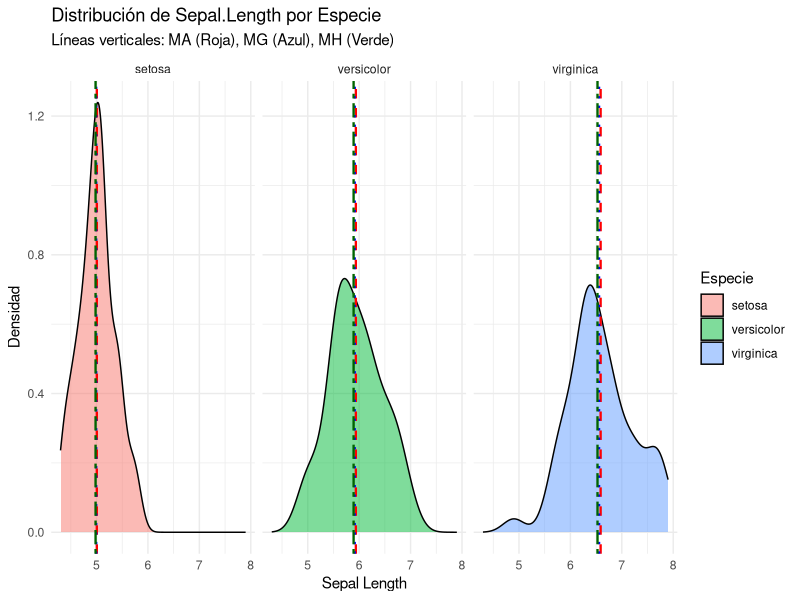

This figure's R source:
## ---- chunk 1
#√2-1,0110101dos, usando como √2 = 1,41421356237309
sec2_a<-c(1)
sec2_b<-c(0,1,1,0,1,0,1)
n2_a<-length(sec2_a)
n2_b<-length(sec2_b)
resultado2_a<-0
resultado2_b<-0
resultado2<-0
for(i in 1:n2_a){
  resultado2_a <- resultado2_a + sec2_a[i]*2^(n2_a-i)
}
for(j in 1:n2_b){
  resultado2_b <- resultado2_b + sec2_b[j]*2^(-j)
}

valor_num_binario_a <- resultado2_a+resultado2_b
cat("El número binario como decimal es: ",valor_num_binario_a, "
    ")
cuenta_R_a <- 1.41421356237309-valor_num_binario_a
valor_teorico_a <- sqrt(2)-valor_num_binario_a
error_a <- abs(valor_teorico_a-cuenta_R_a)
cat("El error en valor absoluto de la resta es: ", error_a, "
    ")
cat("El resultado de la resta usando el valor teórico es :", cuenta_R_a, " al operar en R con raiz de 2: ", valor_teorico_a, "
    ")

if(valor_teorico_a>cuenta_R_a){print("R redondea para abajo")} else {print("R redondea para arriba
                                                                           ")}
#π-11,0010010001dos, donde π = 3,141592653,58979
sec2_a<-c(1,1)
sec2_b<-c(0,0,1,0,0,1,0,0,0,1)
n2_a<-length(sec2_a)
n2_b<-length(sec2_b)
resultado2_a<-0
resultado2_b<-0
resultado2<-0
for(i in 1:n2_a){
  resultado2_a <- resultado2_a + sec2_a[i]*2^(n2_a-i)
}
for(j in 1:n2_b){
  resultado2_b <- resultado2_b + sec2_b[j]*2^(-j)
}
valor_num_binario_b <- resultado2_a+resultado2_b
cat("El número binario como decimal es: ",valor_num_binario_b,"
    ")
cuenta_R_b <- 3.14159265358979-valor_num_binario_b
valor_teorico_b <- pi-valor_num_binario_b
error_b <- valor_teorico_b-cuenta_R_b
cat("El error en valor absoluto de la resta es: ", error_b, "
    ")
cat("El resultado de la resta usando el valor teórico es :", cuenta_R_b, " al operar en R con pi: ", valor_teorico_b, "
    ")

if(valor_teorico_b>cuenta_R_b){print("R redondea para abajo")} else {print("R redondea para arriba")}

## ---- chunk 2
sec2_a<-c(0)
sec2_b<-c(0,0,1,1)
n2_a<-length(sec2_a)
n2_b<-length(sec2_b)
resultado2_a<-0
resultado2_b<-0
resultado2<-0
for(i in 1:n2_a){
  resultado2_a <- resultado2_a + sec2_a[i]*2^(n2_a-i)
}
for(j in 1:n2_b){
  resultado2_b <- resultado2_b + sec2_b[j]*2^(-j)
}

valor_num_binario_a <- resultado2_a+resultado2_b
cat("El número binario como decimal es: ",valor_num_binario_a, "
    ")

valor_teorico <-1/5
cat("El resultado de 1/5 es: ",valor_teorico,"
    ")

valor_bin2dec <-valor_num_binario_a
error <- abs(valor_teorico-valor_bin2dec)
cat("El error en valor absoluto es: ",error,"
    ")

#sumatoria
binomioxsumatoria <- 0
i<-0
c <-3/16
r<-1/16
n <-1000

while (i<=n) {
  binomioxsumatoria<-binomioxsumatoria + c*r^i
  i<-i+1
  
}
cat("El resultado de la sumatoria en R es: ",binomioxsumatoria, "
    ")

#igualdad con abs(r)<1
binomioxcondicion <- numeric(1)
binomioxcondicion <-c/(1-r)
cat("El resultado de la sumatoria usando la propiedad es: ",binomioxcondicion,"
    ")

#binomioxsumatoria-binomioxcondicion
if(binomioxsumatoria==binomioxcondicion){
  cat("El teorema fue demostrado")
} else print("No se cumple la igualdad con: c=")
## ---- chunk 3
#funcion error absoluto 
error_abs <- function(a,b){ 
  error<- abs(a-b) 
  return(error) 
  }
#funcion error relativo
error_rel <- function(a,b){ 
  if(a!=0){ 
    error<- abs(a-b)/abs(a)
  } else error<- (-1) 
    return(error) 
  }
## ---- chunk 4
p = 0.2553074606
x <- 1/4
res_integral <- x + (x^3)/3 + (1/(2*1*5))*x^5 + (1/(3*2*1*7))*x^7

## ---- chunk 5
error <- abs(p-res_integral)
print(error)
a<-p
b<-res_integral
error_abs <- error_abs(a,b)
error_rel <- error_rel(a,b)
## ---- chunk 6

cat("Los errores absoluto y relativo son respectivamente: ", error_abs, error_rel)

## ---- chunk 7
respuesta <- "a"
tipo_error <- 
  if(error - error_abs == 0) {
  respuesta <- "El error es absoluto"
} else if(error - error_rel ==0) {
  respuesta <- "El error es relativo"
} else respuesta <-"El error no es absoluto ni relativo"

cat(tipo_error)
## ---- chunk 8
#funcion media aritmetica
x <- c(1,2,3)
m_aritmetica <- function(x) {
  arm<-numeric()
  n <- length(x)
  arm<-sum(x)/n
  return(arm)
}
m_aritmetica(x)
## ---- chunk 9
#funcion media geometrica
m_geo<- function(x){
  armo<- numeric()
  n<-length(x)
  geo<- (prod(x))^(1/n) 
  return(geo)
}
m_geo(x)
## ---- chunk 10
#funcion media armonica
m_armonica<-function(x){
  armo<-numeric()
  n<-length(x)
  armo<-n/(sum(x^-1))
  return(armo)
}
m_armonica(x)
## ---- chunk 11
#desigualdad
des<- function(x){
if(m_armonica(x)<=m_geo(x) & m_geo(x)<=m_aritmetica(x)){
  res<-("Se cumple la relación entre medidas")
} else  res<-("NO se cumple la relación entre medidas")
return(res)
}

des(x)
## ---- chunk 12
bd <- iris
## ---- chunk 13
#medias por Species
tapply(iris$Sepal.Length, iris$Species, m_aritmetica)
tapply(iris$Sepal.Length, iris$Species, m_geo)
tapply(iris$Sepal.Length, iris$Species, m_armonica)
## ---- chunk 14
library(ggplot2)
library(dplyr)
## ---- chunk 15
# Calculo de medias
medias_df <- iris %>%
  group_by(Species) %>%
  summarise(
    MA = m_aritmetica(Sepal.Length),
    MG = m_geo(Sepal.Length),
    MH = m_armonica(Sepal.Length)
  )

#Grafico
ggplot(iris, aes(x = Sepal.Length, fill = Species)) +
  geom_density(alpha = 0.5) +
  geom_vline(data = medias_df, aes(xintercept = MA), color = "red", linetype = "dashed", size = 0.8) +
  geom_vline(data = medias_df, aes(xintercept = MG), color = "blue", linetype = "dotted", size = 0.8) +
  geom_vline(data = medias_df, aes(xintercept = MH), color = "darkgreen", linetype = "twodash", size = 0.8) +
  
facet_wrap(~ Species) +
  
theme_minimal() +
  labs(
    title = "Distribución de Sepal.Length por Especie",
    subtitle = "Líneas verticales: MA (Roja), MG (Azul), MH (Verde)",
    x = "Sepal Length",
    y = "Densidad",
    fill = "Especie"
  )
